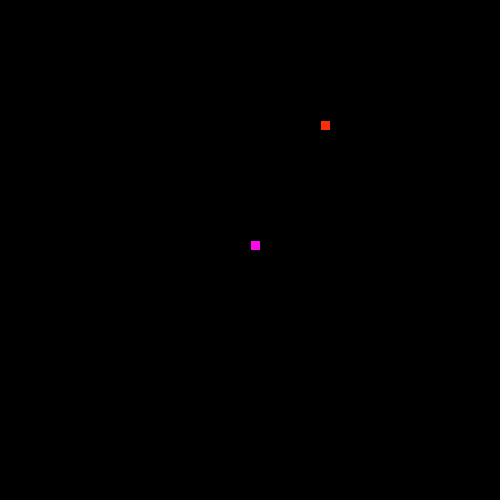
Frame 1 (no input)
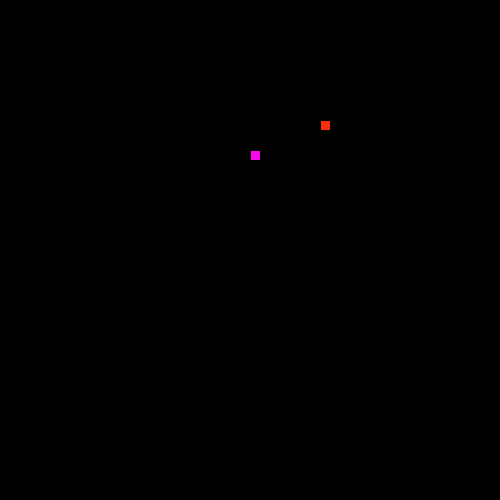
Frame 60 (the mouse pressed at the canvas centre just before this capture)
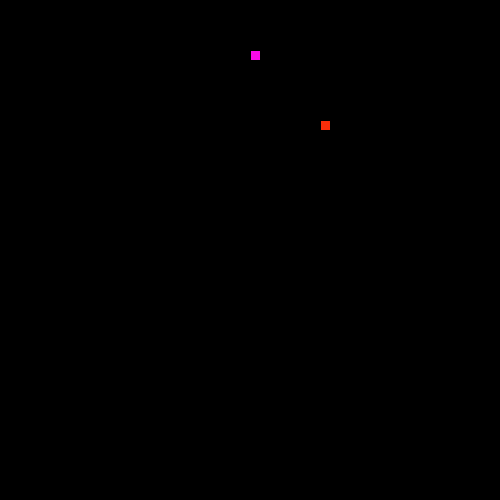
Frame 120 (the mouse held since frame 60 and released just before this capture)

The Processing sketch that drew these frames (run headless with seeded random() and noise(); from frame 60 on, the mouse is pressed at the canvas centre):

// Processing sketch: LeagueSnake
// ── LeagueSnake.pde
//*
// ***** SEGMENT CLASS *****
// This class will be used to represent each part of the moving snake.
//*

class Segment {

//Add x and y member variables. They will hold the corner location of each segment of the snake.
int x;
int y;

// Add a constructor with parameters to initialize each variable.

Segment(int x, int y){
  this.x = x;
  this.y = y;

}
}
//*
// ***** GAME VARIABLES *****
// All the game variables that will be shared by the game methods are here
//*

Segment head;
int foodX;
int foodY;
int direction = UP;
int numE = 0;


//*
// ***** SETUP METHODS *****
// These methods are called at the start of the game.
//*

void setup() {
size(500, 500);
head = new Segment(250, 250);
frameRate(20);
dropFood();

}

void dropFood() {
  //Set the food in a new random location
    foodX = ((int)random(50)*10);
    foodY = ((int)random(50)*10);
}



//*
// ***** DRAW METHODS *****
// These methods are used to draw the snake and its food 
//*

void draw() {
  background(0, 0, 0);
  drawFood();
  move();
  drawSnake();
  eat();
 
}

void drawFood() {
  //Draw the food
  fill(#FA2E0A);
  rect(foodX, foodY, 10, 10);
}

void drawSnake() {
  //Draw the head of the snake followed by its tail
  fill(#FA0AEA);
  rect(head.x, head.y, 10, 10);
}


//*
// ***** TAIL MANAGEMENT METHODS *****
// These methods make sure the tail is the correct length.
//*

void drawTail() {
  //Draw each segment of the tail 

}

void manageTail() {
  //After drawing the tail, add a new segment at the "start" of the tail and remove the one at the "end" 
  //This produces the illusion of the snake tail moving.
  
}

void checkTailCollision() {
  //If the snake crosses its own tail, shrink the tail back to one segment
  
}



//*
// ***** CONTROL METHODS *****
// These methods are used to change what is happening to the snake
//*

void keyPressed() {
  //Set the direction of the snake according to the arrow keys pressed
  if (key == CODED){
    if (keyCode == UP){
       if (direction != DOWN){
         direction = UP;
       }
    } else if(keyCode == DOWN){
     if (direction != UP){
      direction = DOWN; 
     }
    }
    else if(keyCode == LEFT){
     if (direction != RIGHT){
      direction = LEFT; 
     }
    }
    else if(keyCode == RIGHT){
  if (direction != LEFT){
         direction = RIGHT; 
    
  }
}
}
}
void move() {
  //Change the location of the Snake head based on the direction it is moving.
  
    
  switch(direction) {
  case UP:
    head.y += -10;
    break;
  case DOWN:
   head.y += 10;
    break;
  case LEFT:
   head.x += -10;
    break;
  case RIGHT:
    head.x += 10; 
    break;
    
  }
  checkBoundaries();
}

void checkBoundaries() {
 //If the snake leaves the frame, make it reappear on the other side
 if(head.x > 500){
   head.x = head.x - 500;
} else if (head.x < 0){
  head.x = head.x+500;
}
if (head.y > 500){
  head.y = head.y-500;
} 
else if (head.y < 0){
  head.y = head.y+500;
}
}


void eat() {
  //When the snake eats the food, its tail should grow and more food appear
if (head.x == foodX && head.y == foodY){
  numE = numE+1;
  dropFood();
  
}
}
